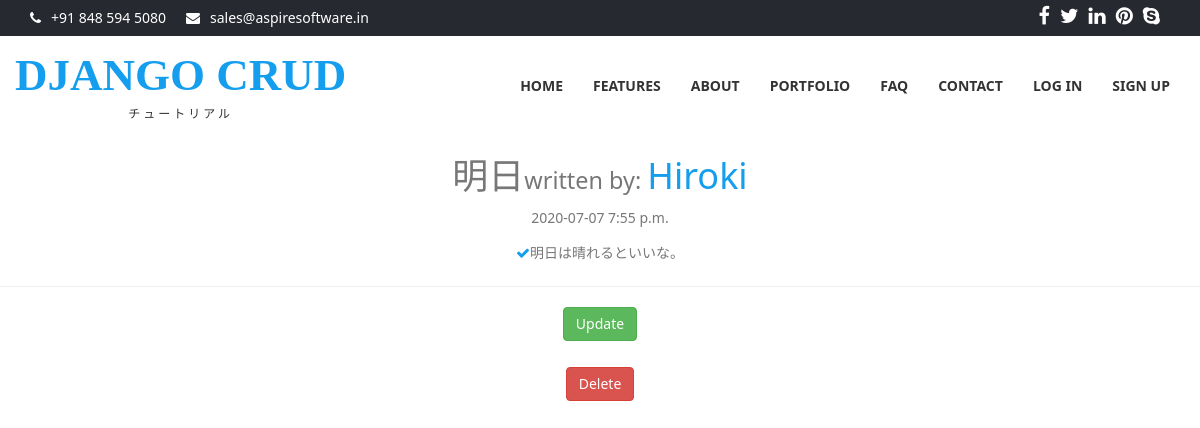
The app's page /post/2/ with its own data.
### blog/models.py (models this page shows, shortened)
class Post(models.Model):
    title = models.CharField(max_length=100)
    content = models.TextField()
    author = models.ForeignKey(User, on_delete=models.CASCADE)
    date_posted = models.DateTimeField(default=timezone.now)

### blog/views.py (the view)
# urls.py: path('post/<int:pk>/', views.PostDetailView.as_view(), name='post-detail'),
class PostDetailView(DetailView):
    model = Post

### blog/templates/blog/post_detail.html
{% extends 'account/base.html' %}
{% block body %}
<center>
    <h1>{{ object.title }}<small>written by: </small> <span>{{ object.author }}</span></h1>
    <p class="subheading">{{ object.date_posted|date:'Y-m-d P'  }}</p>
    <ul class="aboutul">
        <li> <i class="fa fa-check"></i>{{ object.content }}</li>
    </ul>
    <hr>
    <form action="{% url 'post-update' post.id %}">
        <button type="submit" class="btn btn-success slide">Update
        </button>
    </form>
    <br>
    <form action="{% url 'post-delete' post.id %}">
        <button type="submit" class="btn btn-danger slide">Delete
        </button>
    </form>
</center>
{% endblock body %}

### records on screen
Post: title "明日", author "Hiroki", date_posted "2020-07-07 7:55 p.m.", content "明日は晴れるといいな。"
